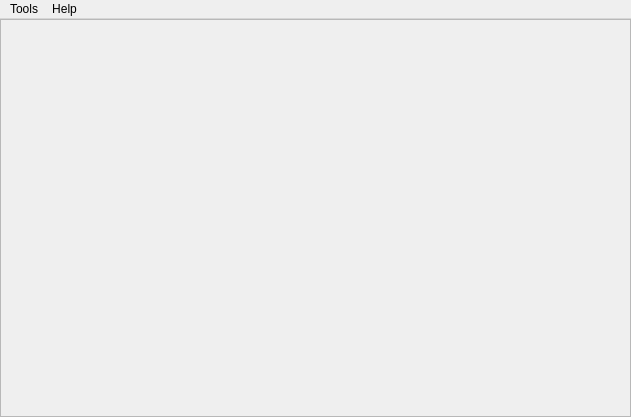
<?xml version="1.0" encoding="UTF-8"?>
<ui version="4.0">
 <class>BetTools</class>
 <widget class="QMainWindow" name="BetTools">
  <property name="geometry">
   <rect>
    <x>0</x>
    <y>0</y>
    <width>631</width>
    <height>417</height>
   </rect>
  </property>
  <property name="windowTitle">
   <string>BetBoy</string>
  </property>
  <property name="styleSheet">
   <string notr="true"/>
  </property>
  <widget class="QWidget" name="centralwidget">
   <layout class="QHBoxLayout" name="horizontalLayout">
    <property name="spacing">
     <number>0</number>
    </property>
    <property name="margin">
     <number>0</number>
    </property>
    <item>
     <widget class="QMdiArea" name="mdiArea">
      <property name="styleSheet">
       <string notr="true"/>
      </property>
      <property name="frameShape">
       <enum>QFrame::StyledPanel</enum>
      </property>
      <property name="frameShadow">
       <enum>QFrame::Raised</enum>
      </property>
      <property name="lineWidth">
       <number>0</number>
      </property>
      <property name="midLineWidth">
       <number>0</number>
      </property>
      <property name="verticalScrollBarPolicy">
       <enum>Qt::ScrollBarAsNeeded</enum>
      </property>
      <property name="horizontalScrollBarPolicy">
       <enum>Qt::ScrollBarAsNeeded</enum>
      </property>
      <property name="background">
       <brush brushstyle="NoBrush">
        <color alpha="255">
         <red>184</red>
         <green>184</green>
         <blue>184</blue>
        </color>
       </brush>
      </property>
      <property name="activationOrder">
       <enum>QMdiArea::StackingOrder</enum>
      </property>
      <property name="viewMode">
       <enum>QMdiArea::TabbedView</enum>
      </property>
      <property name="documentMode">
       <bool>false</bool>
      </property>
      <property name="tabsClosable">
       <bool>true</bool>
      </property>
      <property name="tabsMovable">
       <bool>true</bool>
      </property>
      <property name="tabShape">
       <enum>QTabWidget::Triangular</enum>
      </property>
      <property name="tabPosition">
       <enum>QTabWidget::North</enum>
      </property>
     </widget>
    </item>
   </layout>
  </widget>
  <widget class="QMenuBar" name="menuBar">
   <property name="geometry">
    <rect>
     <x>0</x>
     <y>0</y>
     <width>631</width>
     <height>20</height>
    </rect>
   </property>
   <widget class="QMenu" name="menuTools">
    <property name="title">
     <string>Tools</string>
    </property>
    <widget class="QMenu" name="menuUpdates">
     <property name="title">
      <string>Updates</string>
     </property>
     <addaction name="actionUpdate_manager"/>
     <addaction name="actionLinks_creator"/>
     <addaction name="actionLeagues_creator"/>
    </widget>
    <widget class="QMenu" name="menuArtificial_Neural_Networks">
     <property name="title">
      <string>Artificial Neural Networks</string>
     </property>
     <addaction name="actionExport_manager"/>
     <addaction name="actionLearning_manager"/>
    </widget>
    <addaction name="actionStats_central"/>
    <addaction name="actionSimulator"/>
    <addaction name="menuUpdates"/>
    <addaction name="menuArtificial_Neural_Networks"/>
   </widget>
   <widget class="QMenu" name="menuHelp">
    <property name="title">
     <string>Help</string>
    </property>
    <addaction name="actionAbout"/>
   </widget>
   <addaction name="menuTools"/>
   <addaction name="menuHelp"/>
  </widget>
  <action name="actionStats_central">
   <property name="text">
    <string>Stats Central</string>
   </property>
  </action>
  <action name="actionSimulator">
   <property name="text">
    <string>Simulator</string>
   </property>
  </action>
  <action name="actionUpdate_manager">
   <property name="text">
    <string>Update manager</string>
   </property>
  </action>
  <action name="actionLinks_creator">
   <property name="text">
    <string>Links creator</string>
   </property>
  </action>
  <action name="actionLeagues_creator">
   <property name="text">
    <string>Leagues creator</string>
   </property>
  </action>
  <action name="actionExport_manager">
   <property name="text">
    <string>Export manager</string>
   </property>
  </action>
  <action name="actionLearning_manager">
   <property name="text">
    <string>Learning manager</string>
   </property>
  </action>
  <action name="actionAbout">
   <property name="text">
    <string>About</string>
   </property>
  </action>
  <action name="actionMatch_selector">
   <property name="text">
    <string>Match selector</string>
   </property>
  </action>
  <action name="actionSimulations_browser">
   <property name="text">
    <string>Simulations browser</string>
   </property>
  </action>
 </widget>
 <resources>
  <include location="../icons/icons.qrc"/>
 </resources>
 <connections/>
</ui>
